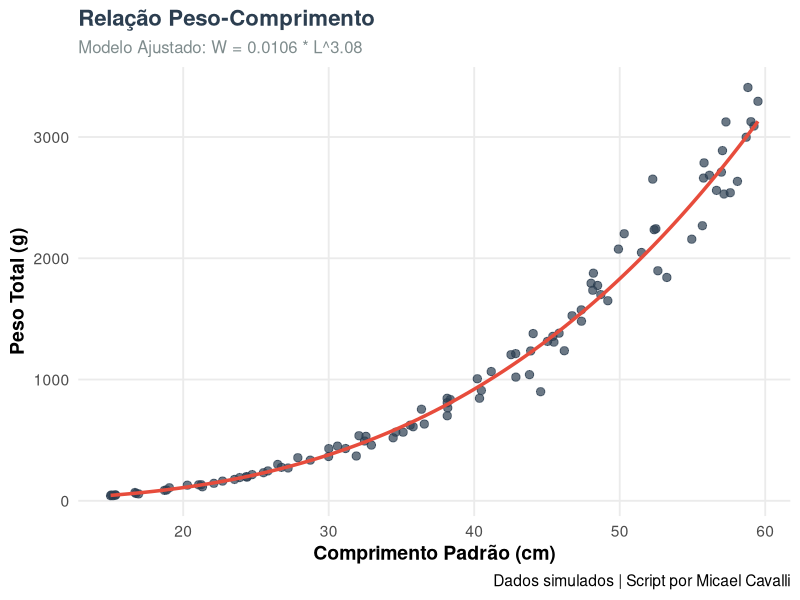
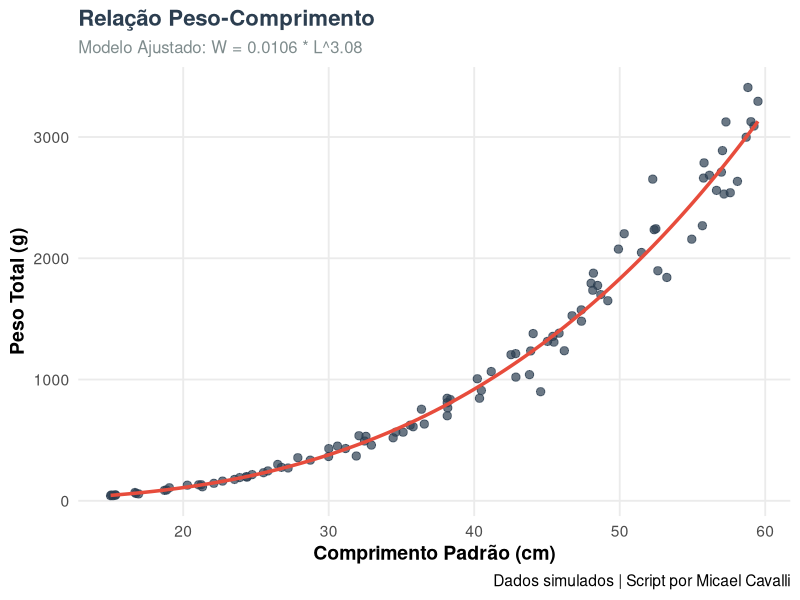

The R script that drew these images, in order:
# ==============================================================================
# Script: Relação Peso-Comprimento em Peixes (W = a * L^b)
# Autor: Micael Cavalli
# Descrição: Ajusta a curva de crescimento alométrico e plota dados biológicos
#            de peixes utilizando o ggplot2.
# ==============================================================================

# 1. Instalação e Carregamento de Pacotes --------------------------------------
# Caso não tenha o ggplot2 instalado, remova o '#' da linha abaixo para instalar:
# install.packages("ggplot2")
library(ggplot2)

# 2. Geração de Dados Fictícios de Exemplo -------------------------------------
# Simulando dados de 100 indivíduos de peixes (ex: Tucunaré, Cichla sp.)
set.seed(42)
comprimento <- runif(100, min = 15, max = 60) # Comprimento padrão (cm)

# Relação biológica real aproximada: W = 0.015 * L^3.0 + erro
b_real <- 3.05
a_real <- 0.012
peso <- a_real * (comprimento ^ b_real) * rnorm(100, mean = 1, sd = 0.1) # Peso (g)

# Criando o data frame
dados_peixes <- data.frame(
  ID = 1:100,
  Comprimento_cm = comprimento,
  Peso_g = peso
)

# 3. Ajuste do Modelo Não-Linear -----------------------------------------------
# W = a * L^b
# Podemos linearizar usando logaritmo: log(W) = log(a) + b * log(L)
modelo <- lm(log(Peso_g) ~ log(Comprimento_cm), data = dados_peixes)

# Extraindo os parâmetros
a_estimado <- exp(coef(modelo)[1])
b_estimado <- coef(modelo)[2]

cat("--- Parâmetros Estimados da Relação Peso-Comprimento ---\n")
cat("Fórmula: W = a * L^b\n")
cat("a (fator de condição):", round(a_estimado, 5), "\n")
cat("b (alometria):", round(b_estimado, 3), "\n")

# Classificação do crescimento:
# b = 3: Isométrico
# b > 3: Alométrico positivo (peixe fica mais gordo à medida que cresce)
# b < 3: Alométrico negativo (peixe fica mais magro à medida que cresce)
if (round(b_estimado, 1) == 3.0) {
  cat("Tipo de Crescimento: Isométrico (b ~ 3)\n")
} else if (b_estimado > 3) {
  cat("Tipo de Crescimento: Alométrico Positivo (b > 3)\n")
} else {
  cat("Tipo de Crescimento: Alométrico Negativo (b < 3)\n")
}

# 4. Construção do Gráfico com ggplot2 -----------------------------------------
# Gerando pontos preditos para desenhar a linha do modelo ajustado
comprimento_seq <- seq(min(dados_peixes$Comprimento_cm), max(dados_peixes$Comprimento_cm), length.out = 200)
peso_predito <- a_estimado * (comprimento_seq ^ b_estimado)
dados_linha <- data.frame(Comprimento_cm = comprimento_seq, Peso_g = peso_predito)

grafico <- ggplot(dados_peixes, aes(x = Comprimento_cm, y = Peso_g)) +
  # Adiciona os pontos observados
  geom_point(color = "#2c3e50", alpha = 0.7, size = 2.5) +
  # Adiciona a curva ajustada
  geom_line(data = dados_linha, aes(x = Comprimento_cm, y = Peso_g), 
            color = "#e74c3c", linewidth = 1.2) +
  # Títulos e Rótulos
  labs(
    title = "Relação Peso-Comprimento",
    subtitle = paste0("Modelo Ajustado: W = ", round(a_estimado, 4), " * L^", round(b_estimado, 2)),
    x = "Comprimento Padrão (cm)",
    y = "Peso Total (g)",
    caption = "Dados simulados | Script por Micael Cavalli"
  ) +
  # Tema visual clean e moderno
  theme_minimal(base_size = 14) +
  theme(
    plot.title = element_text(face = "bold", color = "#2c3e50", size = 16),
    plot.subtitle = element_text(color = "#7f8c8d", size = 12),
    axis.title = element_text(face = "bold"),
    panel.grid.minor = element_blank()
  )

# Salvar o gráfico como imagem (PNG)
ggsave("scripts-lab/relacao_peso_comprimento.png", plot = grafico, width = 8, height = 6, dpi = 300)

# Exibir o gráfico no RStudio/R console
print(grafico)
